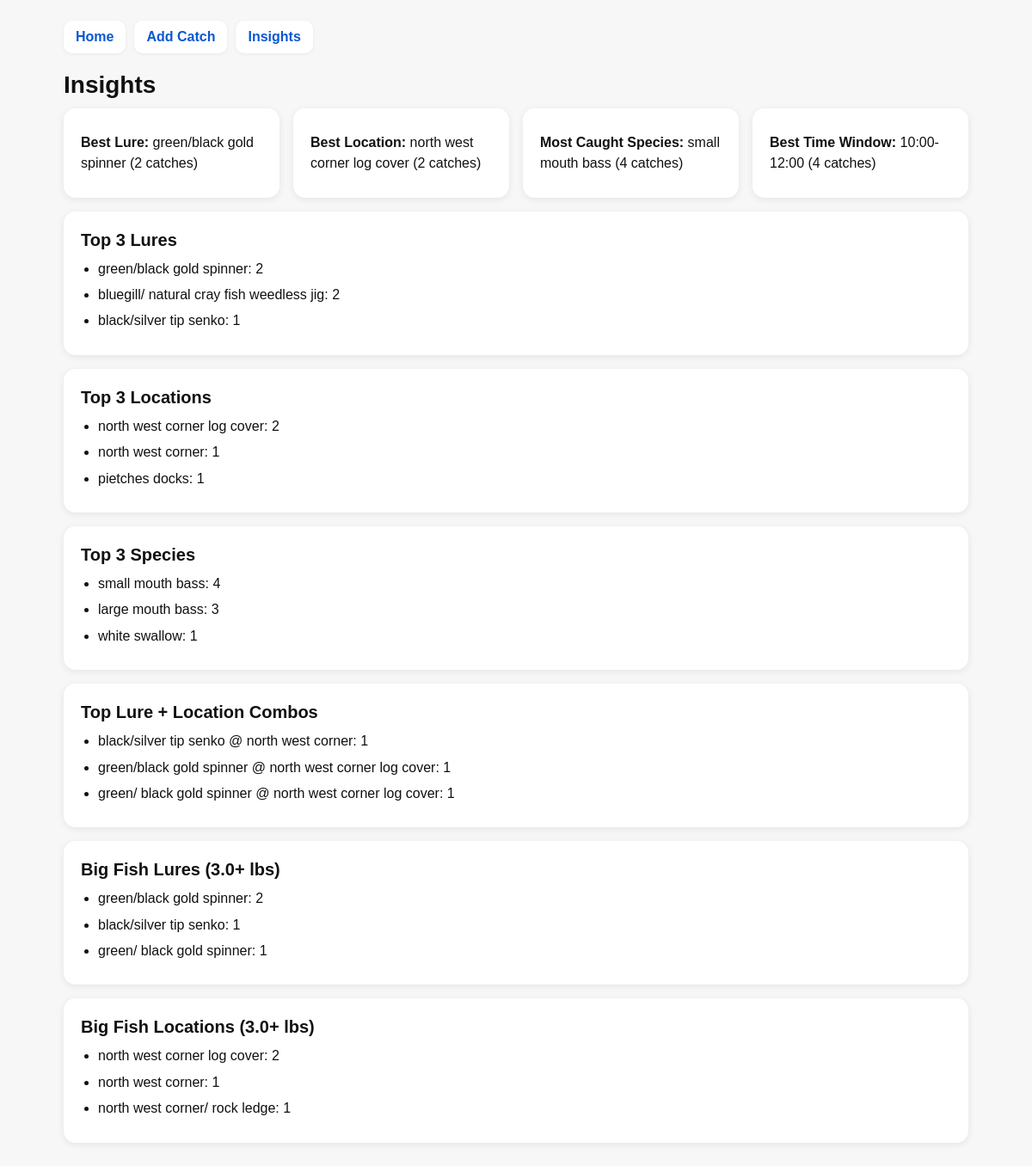
The page /insights on the database as committed earlier.
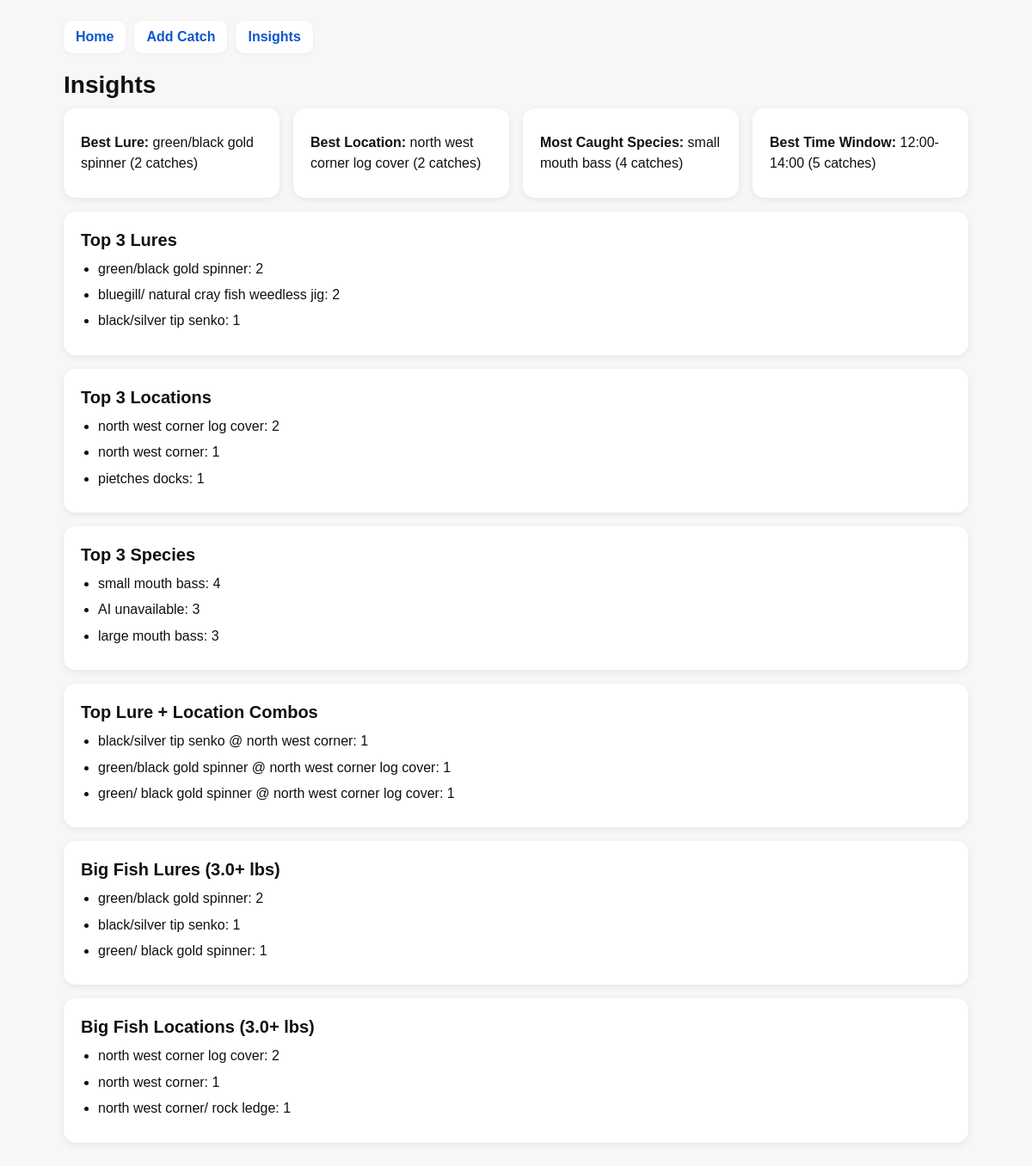
The same page on the database as committed later.
### tables this page shows
CREATE TABLE catches (
            id INTEGER PRIMARY KEY AUTOINCREMENT,
            timestamp TEXT,
            species TEXT,
            lure TEXT,
            technique TEXT,
            location TEXT,
            weight TEXT,
            length TEXT,
            wind TEXT,
            temp TEXT,
            notes TEXT,
            mode TEXT,
            photo_path TEXT,
            photo_taken_at TEXT,
            photo_gps_lat TEXT,
            photo_gps_lon TEXT,
            photo_device TEXT,
            metadata_found INTEGER
        , is_favorite INTEGER DEFAULT 0);

### app.py (the view)
@app.route("/insights")
def insights():
    catches = get_all_catches()
    data = get_insights(catches)
    return render_template("insights.html", data=data)

### app.py (called while the page is built, shortened)
def get_connection():
    conn = sqlite3.connect(DB_FILE)
    conn.row_factory = sqlite3.Row
    return conn

def get_all_catches(search="", species="", lure="", location=""):
    conn = get_connection()
    cursor = conn.cursor()
    query = "SELECT * FROM catches WHERE 1=1"
    params = []
    if species:
        query += " AND species = ?"
        params.append(species)
    if lure:
        query += " AND lure = ?"
        params.append(lure)
    if location:
        query += " AND location = ?"
        params.append(location)
    query += " ORDER BY id DESC"
    cursor.execute(query, params)
    catches = cursor.fetchall()
    conn.close()
    return catches

def clean_value(value):
    if value is None:
        return None
    value = str(value).strip()
    if value == "":
        return None
    return value

def parse_datetime_from_catch(catch):
    timestamp = clean_value(catch["timestamp"])
    photo_taken_at = clean_value(catch["photo_taken_at"])
    for raw_time in [timestamp, photo_taken_at]:
        if not raw_time:
            continue
        for fmt in [
            "%Y-%m-%d %H:%M:%S",
            "%Y-%m-%d %H:%M",
            "%m/%d/%Y %I:%M %p",
            "%Y-%m-%dT%H:%M:%S",
            "%Y:%m:%d %H:%M:%S"
        ]:
            try:
                return datetime.strptime(raw_time, fmt)
            except ValueError:
                continue
    return None

def normalize_weight(weight):
    if weight is None:
        return None
    text = str(weight).strip().lower()
    text = text.replace("lbs", "").replace("lb", "").strip()
    try:
        return float(text)
    except ValueError:
        return None

### templates/insights.html
{% extends "base.html" %}
{% block content %}
<h1>Insights</h1>
<div class="grid">
    <div class="card">
        <p><strong>Best Lure:</strong> {% if data.best_lure %}{{ data.best_lure[0] }} ({{ data.best_lure[1] }} catches){% else %}N/A{% endif %}</p>
    </div>
    <div class="card">
        <p><strong>Best Location:</strong> {% if data.best_location %}{{ data.best_location[0] }} ({{ data.best_location[1] }} catches){% else %}N/A{% endif %}</p>
    </div>
    <div class="card">
        <p><strong>Most Caught Species:</strong> {% if data.top_species %}{{ data.top_species[0] }} ({{ data.top_species[1] }} catches){% else %}N/A{% endif %}</p>
    </div>
    <div class="card">
        <p><strong>Best Time Window:</strong> {% if data.best_time_window %}{{ data.best_time_window[0] }} ({{ data.best_time_window[1] }} catches){% else %}N/A{% endif %}</p>
    </div>
</div>
<div class="card">
    <h2>Top 3 Lures</h2>
    <ul>
        {% if data.top_lures %}
            {% for name, count in data.top_lures %}
                <li>{{ name }}: {{ count }}</li>
            {% endfor %}
        {% else %}
            <li>N/A</li>
        {% endif %}
    </ul>
</div>
<div class="card">
    <h2>Top 3 Locations</h2>
    <ul>
        {% if data.top_locations %}
            {% for name, count in data.top_locations %}
                <li>{{ name }}: {{ count }}</li>
            {% endfor %}
        {% else %}
            <li>N/A</li>
        {% endif %}
    </ul>
</div>
<div class="card">
    <h2>Top 3 Species</h2>
    <ul>
        {% if data.top_species_list %}
            {% for name, count in data.top_species_list %}
                <li>{{ name }}: {{ count }}</li>
            {% endfor %}
        {% else %}
            <li>N/A</li>
        {% endif %}
    </ul>
</div>
<div class="card">
    <h2>Top Lure + Location Combos</h2>
    <ul>
        {% if data.top_combos %}
            {% for name, count in data.top_combos %}
                <li>{{ name }}: {{ count }}</li>
            {% endfor %}
        {% else %}
            <li>N/A</li>
        {% endif %}
    </ul>
</div>
<div class="card">
    <h2>Big Fish Lures (3.0+ lbs)</h2>
    <ul>
        {% if data.big_lures %}
            {% for name, count in data.big_lures %}
                <li>{{ name }}: {{ count }}</li>
            {% endfor %}
        {% else %}
            <li>N/A</li>
        {% endif %}
    </ul>
</div>
<div class="card">
    <h2>Big Fish Locations (3.0+ lbs)</h2>
    <ul>
        {% if data.big_locations %}
            {% for name, count in data.big_locations %}
                <li>{{ name }}: {{ count }}</li>
            {% endfor %}
        {% else %}
            <li>N/A</li>
        {% endif %}
    </ul>
</div>
{% endblock %}

### templates/base.html (shortened to what this page needs)
<!doctype html>
<html>
<head>
</head>
<body>
<div class="nav">
    <a href="{{ url_for('home') }}">Home</a>
    <a href="{{ url_for('add_catch') }}">Add Catch</a>
    <a href="{{ url_for('insights') }}">Insights</a>
</div>
{% block content %}{% endblock %}
</body>
</html>

### templates/base.html (style rules this page uses)
* { box-sizing: border-box; }
body { font-family: Arial, sans-serif; max-width: 1100px; margin: 0 auto; padding: 16px; background: #f7f7f7; color: #111; }
h1 { margin-top: 0; margin-bottom: 10px; font-size: 28px; line-height: 1.2; }
h2 { margin-top: 0; margin-bottom: 10px; font-size: 20px; line-height: 1.3; }
p { margin: 8px 0; line-height: 1.5; }
a, button { text-decoration: none; cursor: pointer; }
.nav { margin-bottom: 20px; display: flex; flex-wrap: wrap; gap: 10px; }
.nav a { color: #0b57d0; font-weight: bold; background: white; padding: 10px 14px; border-radius: 10px; box-shadow: 0 1px 4px rgba(0,0,0,0.06); }
.card { background: white; border-radius: 14px; padding: 16px; margin-bottom: 16px; box-shadow: 0 2px 8px rgba(0,0,0,0.08); }
.grid { display: grid; grid-template-columns: 1fr; gap: 16px; }
ul { padding-left: 20px; margin: 0; }
li { margin-bottom: 8px; line-height: 1.4; }
@media (min-width: 700px) { body { padding: 24px; } }
@media (min-width: 700px) { .grid { grid-template-columns: repeat(auto-fit, minmax(220px, 1fr)); } }
@media (min-width: 700px) { .card { padding: 20px; } }

Rows that differ between the two databases and show on the page:
no longer on one of the page's lists (row unchanged): catches: species "white swallow"
added catches: species "AI unavailable", count "3", shown under "Top 3 Species"
Other text that changed with them:
{{ data.best_time_window[0] }}: "10:00-12:00" → "12:00-14:00"
{{ data.best_time_window[1] }}: "4" → "5"
